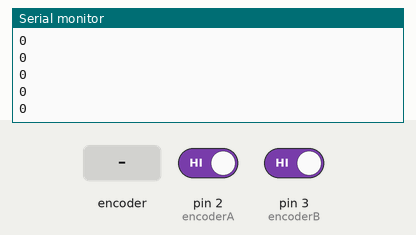
Simulated run of this sketch. Board: Arduino Uno, built with avr-gcc and run on an emulated ATmega328P. Shown: the last lines printed to the serial monitor. The test bench sets the inputs (shaded band); at power-on: pin 2 (encoderA) HIGH, pin 3 (encoderB) HIGH.

Above: at 1.2 s.
1.3 s: rotary encoder on pin 2 (encoderA) / pin 3 (encoderB) turned 1 step (first pin leading)
At 1.9 s:
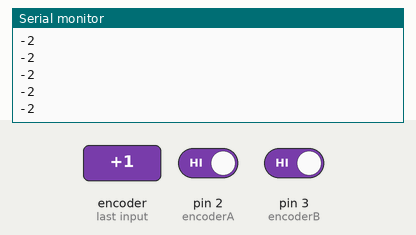
3.0 s: rotary encoder on pin 2 (encoderA) / pin 3 (encoderB) turned 1 step (first pin leading)
At 3.6 s:
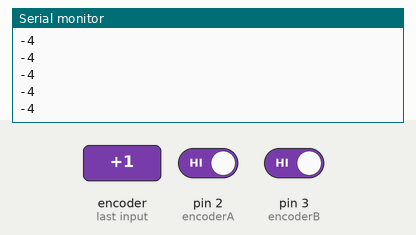
Timing chart, 0 to 6.0 s (numbered marks = the images above; inputs shaded):
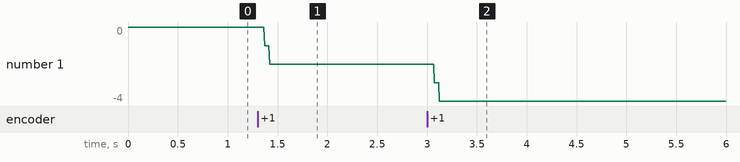

Measured:
- after the input at 1.3 s, the serial monitor: prints a new line after 0.07 s (image 1)
- after the input at 3.0 s, the serial monitor: prints a new line after 0.07 s (image 2)
- plotted number 1: 0 → -2 after the input at 1.3 s, -2 → -4 after the input at 3.0 s

The sketch:

encoder_rotary_test0.c.ino
```cpp
#define encoderA 2
#define encoderB 3

int encoderPos = 0;

void setup() {
  // put your setup code here, to run once:
  Serial.begin(9600);
  while(!Serial) {
    // wait until Serial communication started
    Serial.println("Serial Connecting...");
  }

  pinMode(encoderA, INPUT_PULLUP);
  pinMode(encoderB, INPUT_PULLUP);
  attachInterrupt(0, encoderSt, CHANGE);
}

void loop() {
  Serial.println(encoderPos);
}

void encoderSt() {
  if (digitalRead(encoderA) == digitalRead(encoderB)) {
    encoderPos++;
  } else {
    encoderPos--;
  }
  Serial.println(encoderPos);
}
```
